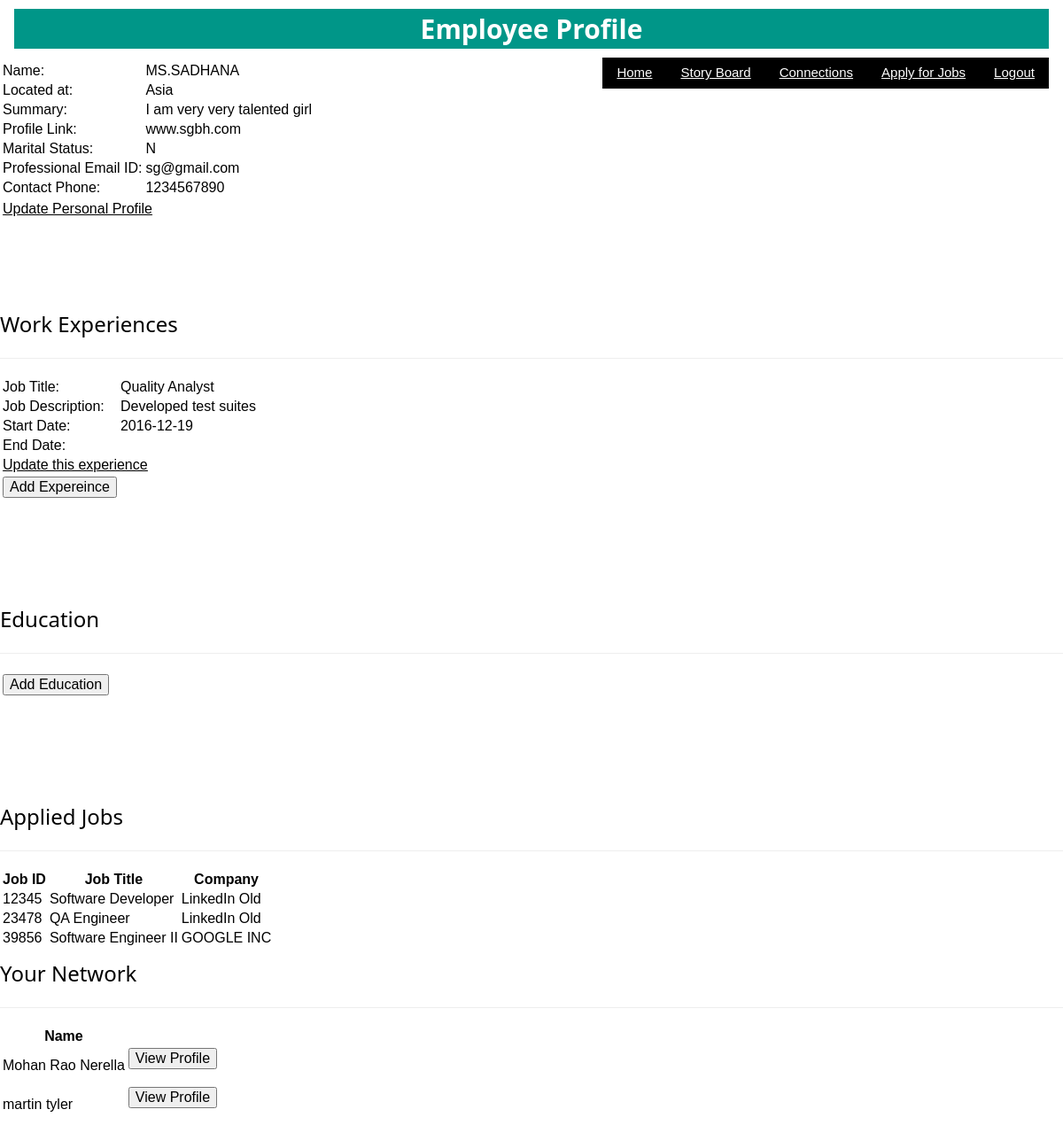
The page /employeeProfile.php (signed in) on the database its author committed.
### tables this page shows
CREATE TABLE `user_profile` (
  `User_Profile_ID` int(10) NOT NULL,
  `Title` varchar(255) NOT NULL,
  `Location` varchar(255) NOT NULL,
  `Summary` varchar(255) NOT NULL,
  `Profile_Link` varchar(255) NOT NULL,
  `Marital_Status` char(1) NOT NULL,
  `Contact_Email_ID` varchar(255) NOT NULL,
  `Phone_Number` varchar(10) NOT NULL,
  `User_ID` int(10) NOT NULL
);

CREATE TABLE `work_experience` (
  `Experience_ID` int(10) NOT NULL,
  `Job_Title` varchar(255) NOT NULL,
  `Description` varchar(255) NOT NULL,
  `Start_Date` varchar(20) NOT NULL,
  `End_Date` varchar(20) DEFAULT NULL,
  `User_Profile_ID` int(10) DEFAULT NULL
);

CREATE TABLE `userjob` (
  `User_ID` int(10) NOT NULL,
  `Job_ID` int(10) NOT NULL
);

CREATE TABLE `job` (
  `Job_Title` varchar(255) NOT NULL,
  `Job_Description` varchar(255) NOT NULL,
  `Job_Requirements` varchar(255) NOT NULL,
  `Post_Date` date NOT NULL,
  `Job_ID` int(10) NOT NULL,
  `Company_ID` int(10) NOT NULL
);

CREATE TABLE `company` (
  `Company_Title` varchar(255) NOT NULL,
  `Company_Description` varchar(255) NOT NULL,
  `Company_Website` varchar(255) NOT NULL,
  `Company_ID` int(10) NOT NULL,
  `User_ID` int(10) NOT NULL
);

CREATE TABLE `users` (
  `First_Name` varchar(255) NOT NULL,
  `Last_Name` varchar(255) NOT NULL,
  `Email_ID` varchar(255) NOT NULL,
  `Pass` varchar(255) NOT NULL,
  `type` varchar(255) NOT NULL,
  `User_ID` int(10) NOT NULL
);

### employeeProfile.php (the view, shortened to what this page needs)
<?php
require_once 'dblogin.php';
$conn = new mysqli($hn,$un,$pwd,$db);
$uname = $_SESSION['username'];
if (isset($_SESSION['user']))
{
	if(isset($_POST['connectedUserID']) && $_POST['fromSelf'] == "VP") $userid=$_POST['connectedUserID'];
	else
	{
		$userid = $_SESSION['user'];
	}
    $query = "SELECT * FROM user_profile where User_ID = '$userid'";
    $result = $conn->query($query);
	$row = $result->fetch_array(MYSQLI_NUM);
	$userProfileID = $row[0];
	if(isset($_POST['connectedUserFullName']) && $_POST['fromSelf'] == "VP")
	{
		$cuserFullName=$_POST['connectedUserFullName'];
		$name = $row[1].$cuserFullName;
	}
	else
	{
		$name = $row[1].$uname;
	}
	?>
		<html>
		<link rel="stylesheet" href="stylesheet.css">
		<body>
		<div id="header-wrap" class="w3-container">
   <div  class=" w3-center w3-serif w3-teal"><h2><strong>Employee Profile</strong></h2></div>
   <button class="w3-btn w3-ripple w3-right"><a href="logout.php">Logout</a>
   <button class="w3-btn w3-ripple w3-right"><a href="jobPortal.php">Apply for Jobs</a>
   <button class="w3-btn w3-ripple w3-right"><a href="connectUsers.php">Connections</a>
   <button class="w3-btn w3-ripple w3-right"><a href="storyBoard.php">Story Board</a>
   <button class="w3-btn w3-ripple w3-right"><a href="employeeProfile.php">Home</a></button>
</div>
  <?php
echo <<<_END
<br><br><br>
	    <table>
		<tr>
		<td><label>Name: </label></td>
		<td><label>
		<script>
		string = "$name"
		with (string)
		{
		document.write(toUpperCase())
		}
		</script>
		</label></td>
		</tr>
		<tr>
		<td><label>Located at: </label></td>
		<td><label>$row[2]</label></td>
		</tr>
		<tr>
		<td><label>Summary: </label></td>
		<td><label>$row[3]</label></td>
		</tr>
		<tr>
		<td><label>Profile Link: </label></td>
		<td><label>$row[4]</label></td>
		</tr>
		<tr>
		<td><label>Marital Status: </label></td>
		<td><label>$row[5]</label></td>
		</tr>
		<tr>
		<td><label>Professional Email ID: </label></td>
		<td><label>$row[6]</label></td>
		</tr>
		<tr>
		<td><label>Contact Phone: </label></td>
		<td><label>$row[7]</label></td>
		</tr>
_END;
if(!(isset($_POST['connectedUserID']) && $_POST['fromSelf'] == "VP"))
{
echo <<<_END
		<tr>
		<tr><td colspan=2><a href="employeeLanding.php?param1=UUPD&amp;param2=$userProfileID"><u>Update Personal Profile</u></a></td></tr>
_END;
}
echo <<<_END
		</table>
		<br/><br/><br/><br/>
_END;
	$query = "SELECT * FROM work_experience where User_Profile_ID = '$userProfileID'";
    $result = $conn->query($query);
	$rows = $result -> num_rows;
	echo <<<_END
		<h3>Work Experiences</h3>
		<hr>
	     <table>
_END;
	for($j=0;$j<$rows;++$j)
	{
		$result->data_seek($j);
		$row = $result->fetch_array(MYSQLI_NUM);
		$expID = $row[0];
		echo <<<_END
		<tr>
		<td><label>Job Title: </label></td>
		<td><label>$row[1]</td>
		</tr>
		<tr>
		<td><label>Job Description: </label></td>
		<td><label>$row[2]</td>
		</tr>
		<tr>
		<td><label>Start Date: </label></td>
		<td><label>$row[3]</td>
		</tr>
		<tr>
		<td><label>End Date: </label></td>
		<td><label>$row[4]</td>
		</tr>
_END;
		if(!(isset($_POST['connectedUserID']) && $_POST['fromSelf'] == "VP"))
		{
			echo <<<_END
		<tr>
		<td colspan=2><a href="addEmployeeExpForm.php?param1=UUExpD&amp;param2=$expID"><u>Update this experience</u></a></td>
		</tr>
_END;
		}
	}
if(!(isset($_POST['connectedUserID']) && $_POST['fromSelf'] == "VP"))
{
echo <<<_END
		<tr>
		<td align="center">
		<form action="addEmployeeExpForm" method="post">
		<input type="hidden" name="userProfileID" value=$userProfileID>
		<input type="submit" value="Add Expereince">
		</form>
		<td>
		</tr>
_END;
}
echo <<<_END
	     </table>
		 <br/><br/><br/><br/>
_END;
	echo <<<_END
	     <h3>Education</h3>
		 <hr>
	     <table>
_END;
if(!(isset($_POST['connectedUserID']) && $_POST['fromSelf'] == "VP"))
{
	echo <<<_END
		<tr>
		<td align="center">
		<form action="addEmployeeEduForm.php" method="POST">
		<input type="hidden" name="userProfileID" value=$userProfileID>
		<input type="submit" value="Add Education">
		</form>
		<td>
		</tr>
_END;
}
echo <<<_END
		</table>
		<br/><br/><br/><br/>
_END;
if(!(isset($_POST['connectedUserID']) && $_POST['fromSelf'] == "VP"))
{
	echo <<<_END
	<h3>Applied Jobs</h3>
	<hr>
	<table>
	<tr>
	<th>Job ID</th>
	<th>Job Title</th>
	<th>Company</th>
	</tr>
_END;
	$query = "SELECT Job_ID FROM userjob where User_ID = '$userid'";
    $result = $conn->query($query);
	$rows = $result -> num_rows;
	for($j=0;$j<$rows;++$j)
	{
		$result->data_seek($j);
		$row = $result->fetch_array(MYSQLI_NUM);
		$jobID = $row[0];
		$nquery = "SELECT Job_Title,Company_ID FROM job where Job_ID = $jobID";
		$nresult = $conn->query($nquery);
		$nrow = $nresult -> fetch_array(MYSQLI_NUM);
		$companyID = $nrow[1];
		echo <<<_END
		<tr>
		<td><label>$jobID</label></td>
		<td><label>$nrow[0]</label></td>
_END;
        $nquery = "SELECT Company_Title FROM company where Company_ID = $companyID";
		$nresult = $conn->query($nquery);
		$nrow = $nresult -> fetch_array(MYSQLI_NUM);
		echo <<<_END
		<td><label>$nrow[0]</label></td>
		</tr>
_END;
	}
	echo <<<_END
		</table>
_END;
}
if(!(isset($_POST['connectedUserID']) && $_POST['fromSelf'] == "VP"))
{
echo <<<_END
		<h3>Your Network</h3>
		<hr>
	     <table>
		 <tr>
		<th>Name</th>
		<th></th>
		</tr>
_END;
	$query = "SELECT Connected_To FROM userconnections where User_ID = '$userid'";
    $result = $conn->query($query);
	$rows = $result -> num_rows;
for($j=0;$j<$rows;++$j)
	{
		$result->data_seek($j);
		$row = $result->fetch_array(MYSQLI_NUM);
		$connectedUserID = $row[0];
		$nquery = "SELECT First_Name,Last_Name FROM users where User_ID = $connectedUserID";
		$nresult = $conn->query($nquery);
		$nrow = $nresult -> fetch_array(MYSQLI_NUM);
		$connectedUserFullName = $nrow[0]." ".$nrow[1];
		echo <<<_END
		<tr>
		<td><label>$connectedUserFullName</label></td>
		<td>
		<form action="employeeProfile.php" method="POST">
		<input type="hidden" name="fromSelf" value="VP">
		<input type="hidden" name="connectedUserFullName" value="$connectedUserFullName">
		<input type="hidden" name="connectedUserID" value="$connectedUserID">
		<input type="submit" value="View Profile">
		</form></td>
		</tr>
_END;
	}
}
echo <<<_END
        </table>
		</body>
		</html>
_END;
}
?>

### stylesheet.css (style rules this page uses)
html { box-sizing:border-box }
*,*:before,*:after { box-sizing:inherit }
html { -ms-text-size-adjust:100%;-webkit-text-size-adjust:100% }
body { margin:0 }
a { background-color:transparent;-webkit-text-decoration-skip:objects }
hr { box-sizing:content-box;height:0;overflow:visible }
button,input,select,textarea { font:inherit;margin:0 }
button,input { overflow:visible }
button,select { text-transform:none }
button,html [type=button],[type=reset],[type=submit] { -webkit-appearance:button }
html,body { font-family:Verdana,sans-serif;font-size:15px;line-height:1.5 }
html { overflow-x:hidden }
h1,h2,h3,h4,h5,h6,.w3-slim,.w3-wide { font-family:"Segoe UI",Arial,sans-serif }
h2 { font-size:30px }
h3 { font-size:24px }
.w3-serif { font-family:"Times New Roman",Times,serif }
h1,h2,h3,h4,h5,h6 { font-weight:400;margin:10px 0 }
hr { border:0;border-top:1px solid #eee;margin:20px 0 }
a { color:inherit }
.w3-btn,.w3-btn-block { border:none;display:inline-block;outline:0;padding:6px 16px;vertical-align:middle;overflow:hidden;text-decoration:none!important;color:#fff;background-color:#000;text-align:center;cursor:pointer;white-space:nowrap }
.w3-btn,.w3-btn-floating,.w3-btn-floating-large,.w3-closenav,.w3-opennav { -webkit-touch-callout:none;-webkit-user-select:none;-khtml-user-select:none;-moz-user-select:none;-ms-user-select:none;user-select:none }
.w3-btn,.w3-btn-floating,.w3-dropnav a,.w3-btn-floating-large,.w3-btn-block,.w3-hover-shadow,.w3-hover-opacity,.w3-hover-opacity-off,.w3-hover-sepia,.w3-hover-grayscale,.w3-hover-greyscale, .w3-navbar a,.w3-sidenav a,.w3-pagination li a,.w3-hoverable tbody tr,.w3-hoverable li,.w3-accordion-content a,.w3-dropdown-content a,.w3-dropdown-click:hover,.w3-dropdown-hover:hover,.w3-opennav,.w3-closenav,.w3-closebtn, .w3-hover-amber,.w3-hover-aqua,.w3-hover-blue,.w3-hover-light-blue,.w3-hover-brown,.w3-hover-cyan,.w3-hover-blue-grey,.w3-hover-green,.w3-hover-light-green,.w3-hover-indigo,.w3-hover-khaki,.w3-hover-lime,.w3-hover-orange,.w3-hover-deep-orange,.w3-hover-pink, .w3-hover-purple,.w3-hover-deep-purple,.w3-hover-red,.w3-hover-sand,.w3-hover-teal,.w3-hover-yellow,.w3-hover-white,.w3-hover-black,.w3-hover-grey,.w3-hover-light-grey,.w3-hover-dark-grey,.w3-hover-text-amber,.w3-hover-text-aqua,.w3-hover-text-blue,.w3-hover-text-light-blue, .w3-hover-text-brown,.w3-hover-text-cyan,.w3-hover-text-blue-grey,.w3-hover-text-green,.w3-hover-text-light-green,.w3-hover-text-indigo,.w3-hover-text-khaki,.w3-hover-text-lime,.w3-hover-text-orange,.w3-hover-text-deep-orange,.w3-hover-text-pink,.w3-hover-text-purple, .w3-hover-text-deep-purple,.w3-hover-text-red,.w3-hover-text-sand,.w3-hover-text-teal,.w3-hover-text-yellow,.w3-hover-text-white,.w3-hover-text-black,.w3-hover-text-grey,.w3-hover-text-light-grey,.w3-hover-text-dark-grey { -webkit-transition:background-color .3s,color .15s,box-shadow .3s,opacity 0.3s,filter 0.3s;transition:background-color .3s,color .15s,box-shadow .3s,opacity 0.3s,filter 0.3s }
.w3-ripple { -webkit-transition:opacity 0s;transition:opacity 0s }
.w3-container:after,.w3-panel:after,.w3-row:after,.w3-row-padding:after,.w3-topnav:after,.w3-clear:after,.w3-btn-group:before,.w3-btn-group:after,.w3-btn-bar:before,.w3-btn-bar:after { content:"";display:table;clear:both }
.w3-right { float:right!important }
.w3-center { text-align:center!important }
.w3-container { padding:0.01em 16px }
.w3-teal,.w3-hover-teal:hover { color:#fff!important;background-color:#009688!important }

### employeeProfile.php (style rules this page uses)
#header-wrap { position: fixed; height: auto; width: 100%; z-index: 100 }

### rows shown on the page
user_profile: Location "Asia", Summary "I am very very talented girl", Profile_Link "www.sgbh.com", Marital_Status "N", Contact_Email_ID "sg@gmail.com", Phone_Number "1234567890"
work_experience: Job_Title "Quality Analyst", Description "Developed test suites", Start_Date "2016-12-19"
userjob: Job_ID "12345"
job: Job_Title "Software Developer"
company: Company_Title "LinkedIn Old"
userjob: Job_ID "23478"
job: Job_Title "QA Engineer"
userjob: Job_ID "39856"
job: Job_Title "Software Engineer II"
company: Company_Title "GOOGLE INC"
users: connectedUserFullName "Mohan Rao Nerella"
users: connectedUserFullName "martin tyler"
